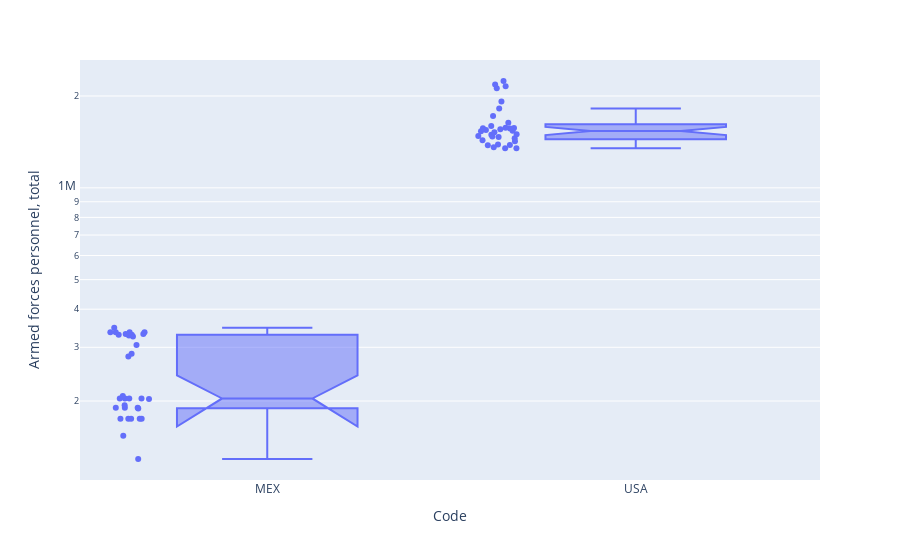

This figure's notebook cell:
### Markdown cell above
Creando gráficos de Histogramas y Boxplots

### Code cell
fig_boxplot_afp=px.box(data_Mexico,x="Code",y="Armed forces personnel, total",points="all",
                        notched=True,log_y=True)
fig_boxplot_afp.show()

### Figure 1 — Plotly figure (JSON) as saved in the notebook; plotly's stock layout.template omitted (floating-point values rounded to 4 significant figures)
{"data": [{"alignmentgroup": "True", "boxpoints": "all", "hovertemplate": "Code=%{x}<br>Armed forces personnel, total=%{y}<extra></extra>", "legendgroup": "", "marker": {"color": "#636efa"}, "name": "", "notched": true, "offsetgroup": "", "orientation": "v", "showlegend": false, "type": "box", "x": ["MEX", "MEX", "MEX", "MEX", "MEX", "MEX", "MEX", "MEX", "MEX", "MEX", "MEX", "MEX", "MEX", "MEX", "MEX", "MEX", "MEX", "MEX", "MEX", "MEX", "MEX", "MEX", "MEX", "MEX", "MEX", "MEX", "MEX", "MEX", "MEX", "MEX", "MEX", "MEX", "USA", "USA", "USA", "USA", "USA", "USA", "USA", "USA", "USA", "USA", "USA", "USA", "USA", "USA", "USA", "USA", "USA", "USA", "USA", "USA", "USA", "USA", "USA", "USA", "USA", "USA", "USA", "USA", "USA", "USA", "USA", "USA"], "x0": " ", "xaxis": "x", "y": [129100, 154000, 175000, 175000, 175000, 175000, 175000, 189000, 190000, 190000, 190000, 193770, 207800, 203800, 203800, 203800, 203000, 204000, 280000, 286000, 305000, 331750, 331750, 329750, 329750, 325450, 336050, 336050, 336050, 336000, 348000, 328000, 2151600, 2240000, 2180000, 2120000, 1920000, 1820000, 1720000, 1635600, 1572100, 1533300, 1594000, 1575000, 1454800, 1420700, 1467000, 1480000, 1473000, 1546000, 1498000, 1555000, 1540000, 1563996, 1569417, 1520100, 1492200, 1433150, 1381250, 1347300, 1348400, 1359000, 1379800, 1388000], "y0": " ", "yaxis": "y"}], "layout": {"boxmode": "group", "legend": {"tracegroupgap": 0}, "margin": {"t": 60}, "xaxis": {"anchor": "y", "domain": [0, 1], "title": {"text": "Code"}}, "yaxis": {"anchor": "x", "domain": [0, 1], "title": {"text": "Armed forces personnel, total"}, "type": "log"}}}
